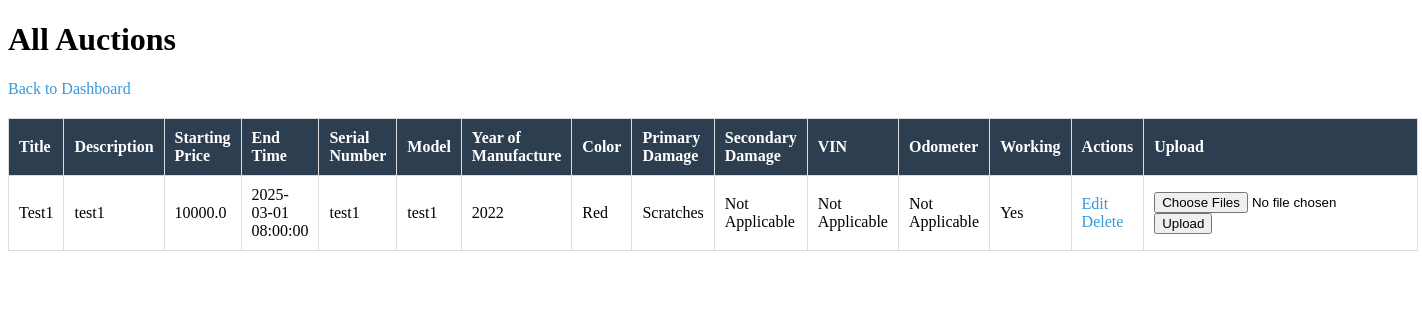
The app's page /admin/view-auctions (signed in), older data.
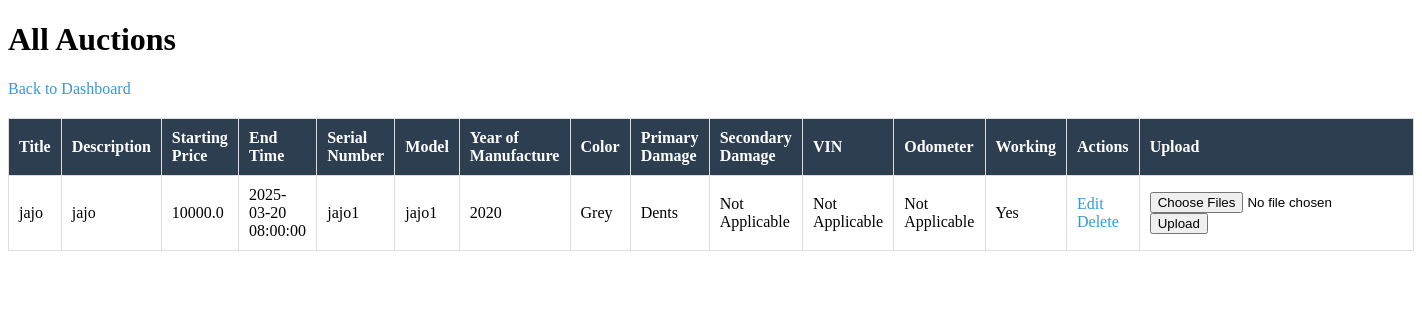
The same page, newer data.
### models.py (models this page shows)
class AuctionItem(db.Model):
    id = db.Column(db.Integer, primary_key=True)
    title = db.Column(db.String(100), nullable=False)
    description = db.Column(db.Text, nullable=False)
    starting_price = db.Column(db.Float, nullable=False)
    image = db.Column(db.String(100), nullable=True)
    end_time = db.Column(db.DateTime(timezone=True), nullable=False, default=lambda: datetime.now(timezone.utc))
    bids = db.relationship('Bid', backref='auction_item', lazy=True)
    category = db.Column(db.String(50), nullable=False)  # New field for category
    additional_images = db.relationship('AdditionalImage', back_populates='auction_item', cascade="all, delete-orphan")
    serial_number = db.Column(db.String(50), nullable=True)
    model = db.Column(db.String(50), nullable=True)
    year_of_manufacture = db.Column(db.String(4), nullable=True)
    color = db.Column(db.String(30), nullable=True)
    primary_damage = db.Column(db.String(50), nullable=True)
    secondary_damage = db.Column(db.String(50), nullable=True)
    VIN = db.Column(db.String(17), nullable=True)
    odometer = db.Column(db.Integer, nullable=True)
    working = db.Column(db.String(10), nullable=True)  # Yes/No/Not Applicable
    sale_status = db.Column(db.String(20), default='Open')  # Open, Closed, or Sold

### app.py (the view)
@app.route('/admin/view-auctions', methods=['GET'])
@login_required
def view_auctions():
    if not current_user.is_admin:
        flash('Unauthorized access!')
        return redirect(url_for('home'))
    auctions = AuctionItem.query.all()
    return render_template('view_auctions.html', auctions=auctions)

### app.py (called while the page is built)
@app.context_processor
def inject_user_model():
    from models import User  # Import your User model here
    return dict(User=User)

@login_manager.user_loader
def load_user(user_id):
    return db.session.get(User, int(user_id))

### templates/view_auctions.html (shortened to what this page needs)
<!DOCTYPE html>
<html>
<head>
</head>
<body>
    <h1>All Auctions</h1>
    <a href="{{ url_for('admin_dashboard') }}">Back to Dashboard</a>
    <table>
        <thead>
            <tr>
                <th>Title</th>
                <th>Description</th>
                <th>Starting Price</th>
                <th>End Time</th>
                <th>Serial Number</th>
                <th>Model</th>
                <th>Year of Manufacture</th>
                <th>Color</th>
                <th>Primary Damage</th>
                <th>Secondary Damage</th>
                <th>VIN</th>
                <th>Odometer</th>
                <th>Working</th>
                <th>Actions</th>
                <th>Upload</th>
            </tr>
        </thead>
        <tbody>
            {% for auction in auctions %}
            <tr>
                <td>{{ auction.title }}</td>
                <td>{{ auction.description }}</td>
                <td>{{ auction.starting_price }}</td>
                <td>{{ auction.end_time }}</td>
                <td>{{ auction.serial_number or 'Not Applicable' }}</td>
                <td>{{ auction.model or 'Not Applicable' }}</td>
                <td>{{ auction.year_of_manufacture or 'Not Applicable' }}</td>
                <td>{{ auction.color or 'Not Applicable' }}</td>
                <td>{{ auction.primary_damage or 'Not Applicable' }}</td>
                <td>{{ auction.secondary_damage or 'Not Applicable' }}</td>
                <td>{{ auction.VIN or 'Not Applicable' }}</td>
                <td>{{ auction.odometer or 'Not Applicable' }}</td>
                <td>{{ auction.working or 'Not Applicable' }}</td>
                <td>
                    <a href="{{ url_for('edit_auction', auction_id=auction.id) }}">Edit</a>
                    <a href="{{ url_for('delete_auction', auction_id=auction.id) }}">Delete</a>
                </td>
                <td>
                    <form method="POST" action="{{ url_for('upload_additional_images', auction_id=auction.id) }}" enctype="multipart/form-data">
                        <input type="file" name="additional_images" id="additional_images" multiple>
                        <button type="submit">Upload</button>
                    </form>
                </td>
            </tr>
            {% endfor %}
        </tbody>
    </table>
</body>
</html>

### templates/view_auctions.html (style rules this page uses)
table { width: 100%; border-collapse: collapse; margin-top: 20px; }
table, th, td { border: 1px solid #ddd; }
th, td { padding: 10px; text-align: left; }
th { background-color: #2c3e50; color: white; }
a { color: #3498db; text-decoration: none; }

Row changes from the older to the newer data that the page shows:
changed AuctionItem "Not Applicable": title "Test1" → "jajo"; description "test1" → "jajo"; end_time "2025-03-01 08:00:00" → "2025-03-20 08:00:00"; serial_number "test1" → "jajo1"; model "test1" → "jajo1"; year_of_manufacture "2022" → "2020"; color "Red" → "Grey"; primary_damage "Scratches" → "Dents"
